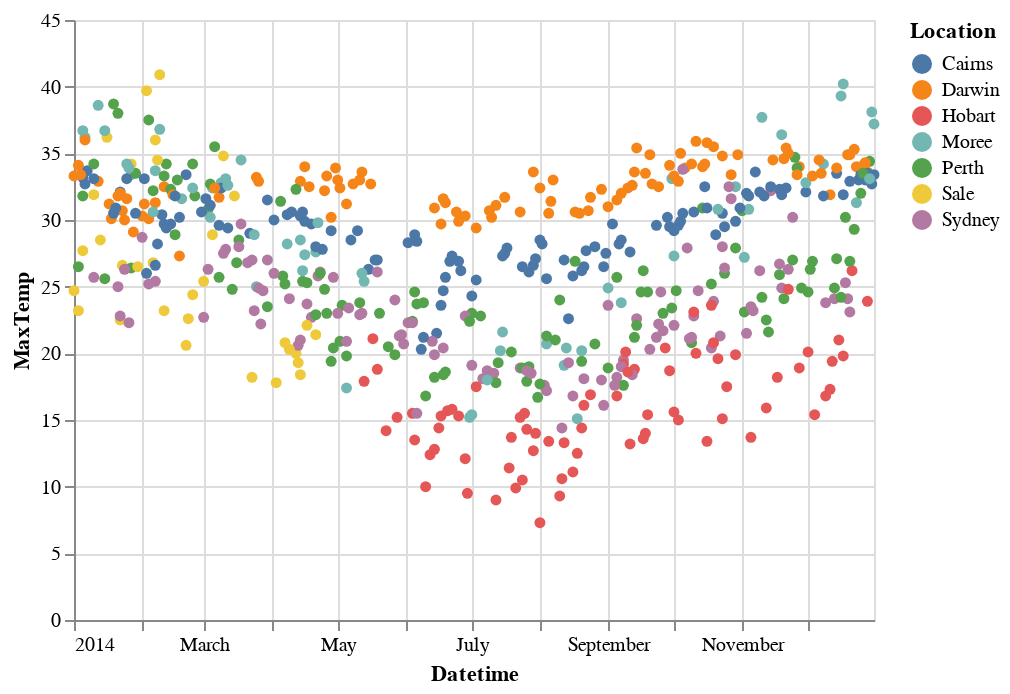

The notebook cell this image was saved under:
### Code cell
sel = alt.selection_single(fields=["Location"], bind="legend")
c2 = alt.Chart(df_mini).mark_circle().encode(
    x= "Datetime",
    y= "MaxTemp", 
    color=alt.condition(sel, "Location", alt.value("grey")),
    opacity=alt.condition(sel, alt.value(1), alt.value(0.1)),
    tooltip=["Datetime"]
).add_selection(sel)
c2

### Figure 1 — Vega-Lite specification as saved in the notebook (floating-point values rounded to 4 significant figures; data arrays with more than 128 entries replaced by an {"elided": "..."} marker saying what was removed)
{"config": {"view": {"continuousWidth": 400, "continuousHeight": 300}}, "data": {"name": "data-756ee97dafae5a038527184914585713"}, "mark": "circle", "encoding": {"color": {"condition": {"field": "Location", "type": "nominal", "selection": "selector004"}, "value": "grey"}, "opacity": {"condition": {"value": 1, "selection": "selector004"}, "value": 0.1}, "tooltip": [{"field": "Datetime", "type": "temporal"}], "x": {"field": "Datetime", "type": "temporal"}, "y": {"field": "MaxTemp", "type": "quantitative"}}, "selection": {"selector004": {"type": "single", "fields": ["Location"], "bind": "legend"}}, "$schema": "https://vega.github.io/schema/vega-lite/v4.17.0.json", "datasets": {"data-756ee97dafae5a038527184914585713": {"elided": "593 records"}}}
